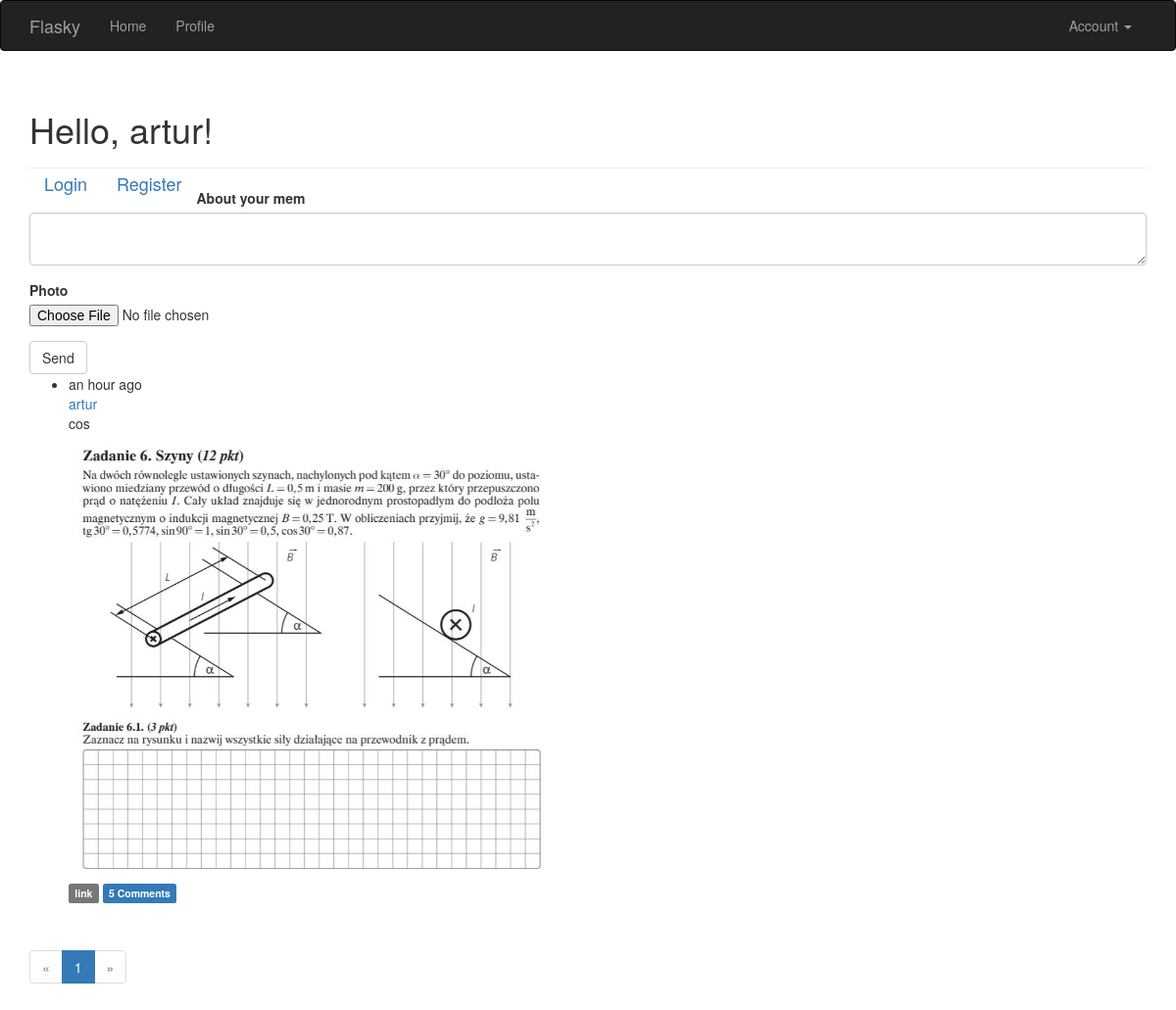
The page / (signed in) on the database its author committed.
### app/models/models.py (models this page shows, shortened)
class User(UserMixin, db.Model):
    __tablename__ = 'users'
    id = db.Column(db.Integer, primary_key=True)
    email = db.Column(db.String(64), unique=True, index=True)
    username = db.Column(db.String(64), unique=True, index=True)
    role_id = db.Column(db.Integer, db.ForeignKey('roles.id'))
    password_hash = db.Column(db.String(128))
    confirmed = db.Column(db.Boolean, default=False)
    name = db.Column(db.String(64))
    location = db.Column(db.String(64))
    about_me = db.Column(db.Text())
    member_since = db.Column(db.DateTime(), default=datetime.datetime.utcnow)
    last_seen = db.Column(db.DateTime(), default=datetime.datetime.utcnow)
    posts = db.relationship('Post', backref='author', lazy='dynamic')
    followed = db.relationship('Follow', foreign_keys=[Follow.follower_id],
                               backref=db.backref('follower', lazy='joined'), lazy='dynamic',
                               cascade='all, delete-orphan')
    followers = db.relationship('Follow', foreign_keys=[Follow.followed_id],
                                backref=db.backref('followed', lazy='joined'), lazy='dynamic',
                                cascade='all, delete-orphan')
    comments = db.relationship('Comment', backref='author', lazy='dynamic')
    def ping(self):
        self.last_seen = datetime.datetime.utcnow()
        db.session.add(self)
        db.session.commit()
    def can(self, perm):
        return self.role is not None and self.role.has_permission(perm)
    @property
    def password(self):
        raise AttributeError('Cannot read password attribute')

class Post(db.Model):
    __tablename__ = 'posts'
    id = db.Column(db.Integer, primary_key=True)
    body = db.Column(db.Text)
    timestamp = db.Column(db.DateTime, index=True, default=datetime.datetime.utcnow)
    author_id = db.Column(db.Integer, db.ForeignKey('users.id'))
    picture_path = db.Column(db.String(128), unique=True, index=True)
    comments = db.relationship('Comment', backref='post', lazy='dynamic')

### app/main/views.py (the view, shortened to what this page needs)
@main.route("/", methods=['GET', 'POST'])
def index():
    form = PictureForm()
    page = request.args.get('page', 1, type=int)
    pagination = Post.query.order_by(Post.timestamp.desc()).paginate(
       page, per_page=current_app.config['POST_PER_PAGE'], error_out=False)
    posts = pagination.items
    return render_template('index.html', form=form, posts=posts, pagination=pagination)

### app/main/forms.py
class PictureForm(FlaskForm):
    body = TextAreaField("About your mem", validators=[DataRequired()])
    photo = FileField(validators=[FileAllowed(photos, 'Images only'), FileRequired("File is required")])
    submit = SubmitField('Send')

### app/auth/views.py (called while the page is built)
@auth.before_app_request
def before_request():
    if current_user.is_authenticated:
        current_user.ping()
        if not current_user.confirmed \
                and request.blueprint != 'auth' and request.endpoint != 'static':
            return redirect(url_for('auth.unconfirmed'))

### app/main/__init__.py (called while the page is built)
@main.app_context_processor
def inject_permission():
    return dict(Permission=Permission)

### app/models/models.py (called while the page is built)
@login_manager.user_loader
def load_user(user_id):
    return User.query.get(int(user_id))

    def has_permission(self, perm):
        return self.permission & perm == perm

### app/templates/index.html (shortened to what this page needs)
{% extends "base.html" %}
{% import "bootstrap/wtf.html" as wtf %}
{% import "_macros.html" as macros %}
{% block page_content %}
<div class="page-header">
    <h1>Hello, {% if current_user.is_authenticated %}{{ current_user.username }}{% else %}Stranger{% endif %}!</h1>
    <a class="navbar-brand" href="{{ url_for('auth.login') }}">Login</a>
    <a class="navbar-brand" href="{{ url_for('auth.register') }}">Register</a>
</div>
<div>
    {% if current_user.can(Permission.WRITE) %}
    {{ wtf.quick_form(form) }}
    {% endif %}
</div>
{% include '_posts.html' %}
{% if pagination %}
<div class="pagination">
    {{ macros.pagination_widget(pagination, '.index') }}
</div>
{% endif %}
{% endblock %}

### app/templates/_posts.html (shortened to what this page needs)
<ul class="posts">
    {% for post in posts %}
    <li class="post">
        <div class="post-content">
            <div class="post-date">{{ moment(post.timestamp).fromNow() }}</div>
            <div class="post-author"><a href="{{ url_for('.user', username=post.author.username) }}">{{ post.author.username }}</a></div>
            <div class="post-body">{{ post.body }}</div>
            <img class="post-img" width="500" src="{{ post.picture_path }}">
        </div>
        <div class="post-footer">
                <a href="{{ url_for('.post', id=post.id) }}">
                    <span class="label label-default">link</span>
                </a>
                <a href="{{ url_for('.post', id=post.id) }}#comments">
                    <span class="label label-primary">{{ post.comments.count() }} Comments</span>
                </a>
            </div>
    </li>
    {% endfor %}
</ul>

### rows shown on the page
User: username "artur"
Post: timestamp "an hour ago", author.username "artur", body "cos", picture_path (picture), comments.count "5"

### other values the page prints
{{ p }} "1"
